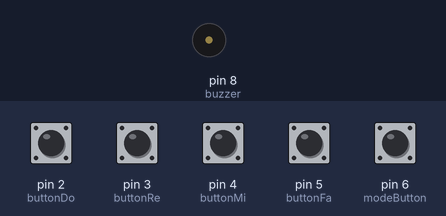
Bench run of a sketch on a simulated Arduino Uno, built with avr-gcc and run on an emulated ATmega328P. On the bench: buzzer (waves = sounding). The inputs (shaded band) are chosen by the test bench; at power-on: pin 2 (buttonDo), pin 3 (buttonRe), pin 4 (buttonMi), pin 5 (buttonFa), pin 6 (modeButton) HIGH.

Above: at 1.2 s.
1.3 s: pin 2 (buttonDo) pulled LOW for 0.15 s
At 1.37 s:
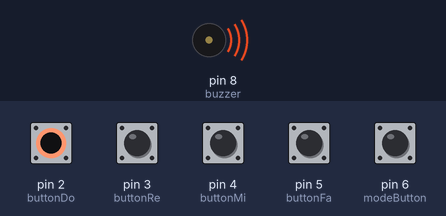
Timing chart, 0 to 4.3 s (numbered marks = the images above; inputs shaded):
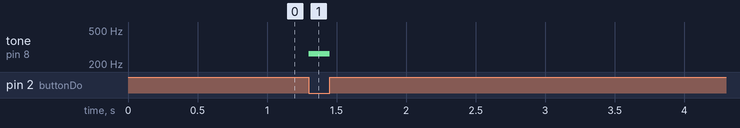

Measured:
- after the input at 1.3 s, tone on pin 8 (buzzer): silent → 262 Hz at once, → silent 0.15 s later

The sketch:

digital_piano.ino
```cpp
const int buttonDo = 2;
const int buttonRe = 3;
const int buttonMi = 4;
const int buttonFa = 5;
const int modeButton = 6;
const int buzzer = 8;

bool majorMode=true;
bool lastModeState=HIGH;

void setup()
{
  pinMode(buttonDo,INPUT_PULLUP);
  pinMode(buttonRe,INPUT_PULLUP);
  pinMode(buttonMi,INPUT_PULLUP);
  pinMode(buttonFa,INPUT_PULLUP);
  pinMode(modeButton,INPUT_PULLUP);

  pinMode(buzzer,OUTPUT);

  Serial.begin(9600);
}

void loop()
{
  bool modeState=digitalRead(modeButton);

  if(lastModeState==HIGH && modeState==LOW)
  {
    majorMode=!majorMode;
    delay(200);
  }

  lastModeState=modeState;

  bool doPressed=digitalRead(buttonDo)==LOW;
  bool rePressed=digitalRead(buttonRe)==LOW;
  bool miPressed=digitalRead(buttonMi)==LOW;
  bool faPressed=digitalRead(buttonFa)==LOW;

  int count=doPressed+rePressed+miPressed+faPressed;

  if(count>=2)
  {
    tone(buzzer,392);
  }
  else if(doPressed)
  {
    tone(buzzer,262);
  }
  else if(rePressed)
  {
    tone(buzzer,294);
  }
  else if(miPressed)
  {
    if(majorMode)
      tone(buzzer,330);
    else
      tone(buzzer,311);
  }
  else if(faPressed)
  {
    tone(buzzer,349);
  }
  else
  {
    noTone(buzzer);
  }
}
```
